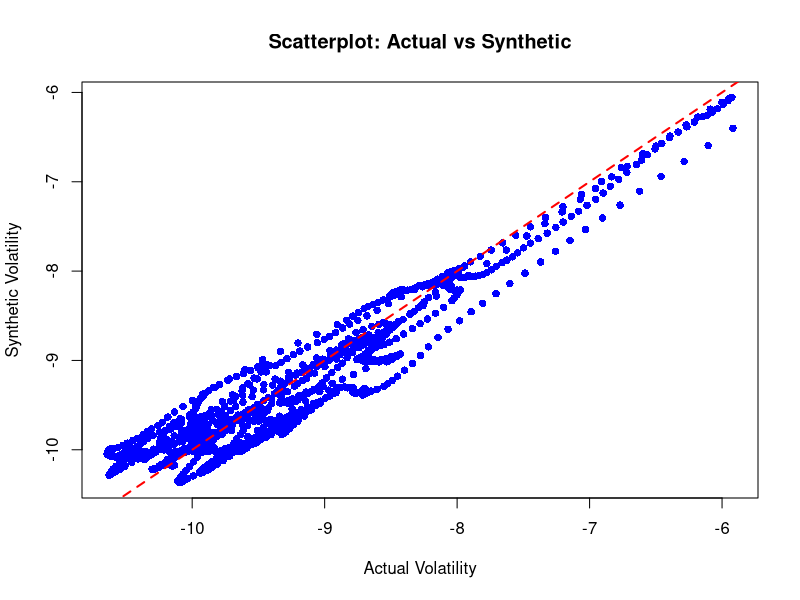
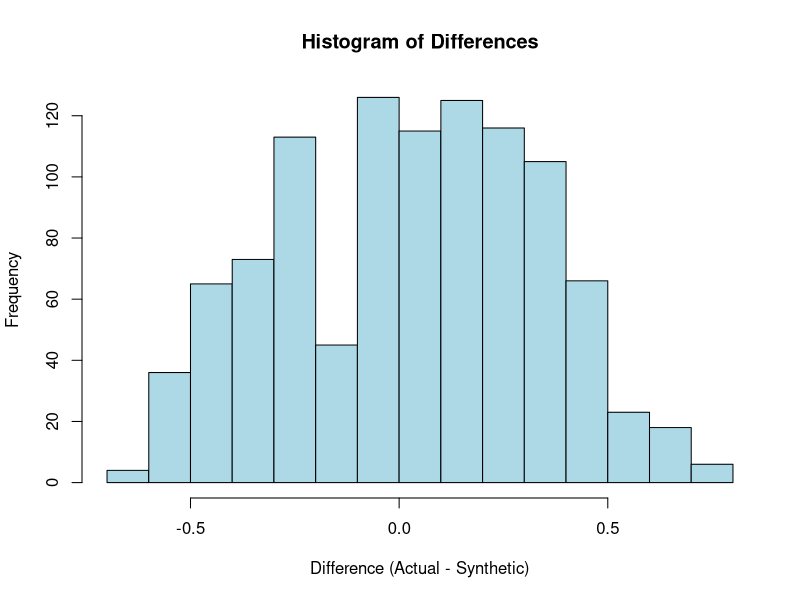

Write R code to recreate these figures, in order.
## ---- chunk 1

df1 <- read.csv("mean-ht-logscale_ac.csv")
df2 <- read.csv("mean-ht-logscale_syn.csv")

actual <- df1$mean.h
synthetic <- df2$mean.h

head(df1)

## ---- chunk 2
# plot the two against each other
plot(actual, synthetic, 
     xlab = "Actual Volatility", 
     ylab = "Synthetic Volatility",
     main = "Scatterplot: Actual vs Synthetic",
     col = "blue", pch = 16)
abline(0, 1, col = "red", lty = 2, lwd = 2)  # y = x line


## ---- chunk 3

# Calculate the difference between actual and synthetic

diff <- actual - synthetic

hist(diff, 
     main = "Histogram of Differences", 
     xlab = "Difference (Actual - Synthetic)", 
     col = "lightblue", 
     border = "black")

